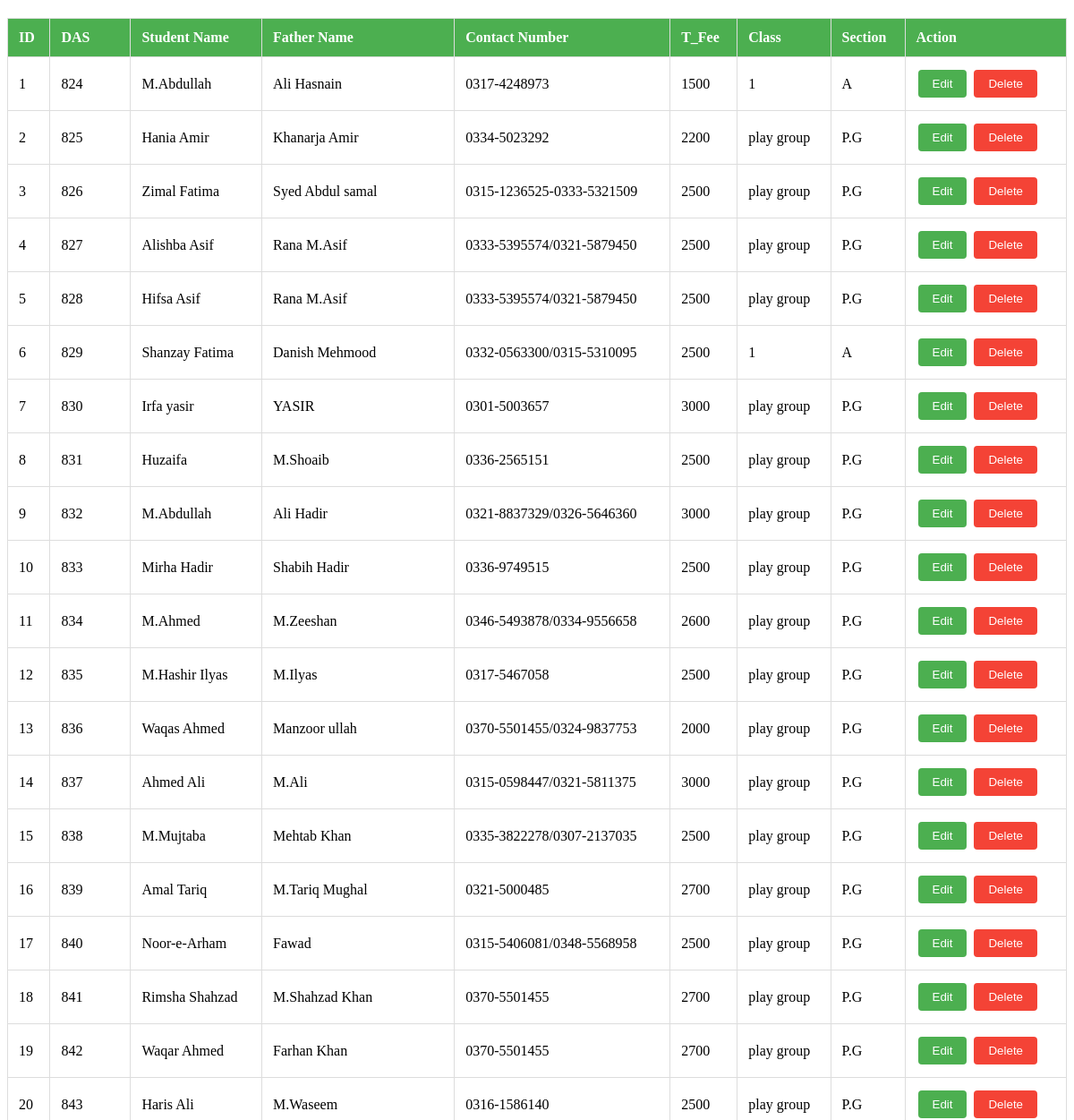
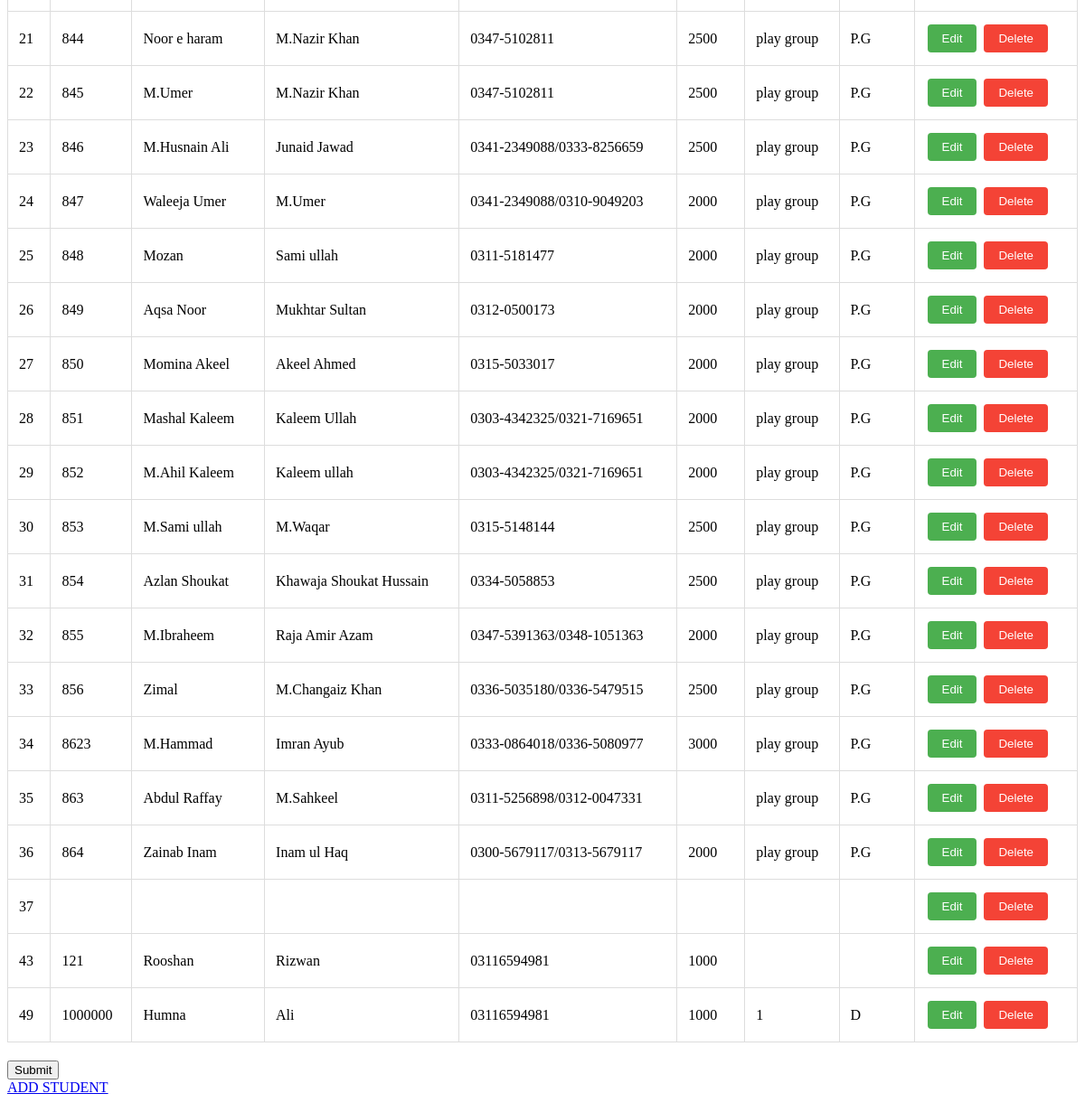
The page /studentsclonedeepsek.php on the database its author committed (2 pictures, top to bottom).
### tables this page shows
CREATE TABLE `student` (
  `id` int(11) NOT NULL,
  `DAS` varchar(255) DEFAULT NULL,
  `student_name` varchar(100) NOT NULL,
  `father_name` varchar(100) NOT NULL,
  `contact_number` varchar(100) NOT NULL,
  `class_id` varchar(100) DEFAULT NULL,
  `T_Fee` varchar(255) DEFAULT NULL,
  `is_deleted` tinyint(1) DEFAULT 0
);

CREATE TABLE `class` (
  `id` int(11) NOT NULL,
  `class_name` varchar(25) DEFAULT NULL,
  `class_sec` varchar(25) DEFAULT NULL
);

### studentsclonedeepsek.php (the view, shortened to what this page needs)
<?php
include 'Master/conection.php';
$sql = "SELECT
    student.*,
    class.class_name,
    class.class_sec
FROM student
LEFT JOIN class ON student.class_id = class.id";
$result = mysqli_query($conn, $sql);
?>
<!DOCTYPE html>
<html lang="en">
<head>
</head>
<body>
    <form action="savestatus.php" method="post" name="submit">
    <table border="1" cellpadding="10">
        <thead>
            <tr>
                <th>ID</th>
                <th>DAS</th>
                <th>Student Name</th>
                <th>Father Name</th>
                <th>Contact Number</th>
                <th>T_Fee</th>
                <th>Class</th>
                <th>Section</th>
                <th>Action</th>
            </tr>
        </thead>
        <tbody>
        <?php
        if (mysqli_num_rows($result) > 0) {
            while ($row = mysqli_fetch_assoc($result)) {
                $student_id = $row['id'];
        ?>
                <tr id="row-<?php echo $student_id; ?>">
                    <td><?php echo $row['id']; ?></td>
                    <td><?php echo $row['DAS']; ?></td>
                    <td><?php echo $row['student_name']; ?></td>
                    <td><?php echo $row['father_name']; ?></td>
                    <td><?php echo $row['contact_number']; ?></td>
                    <td><?php echo $row['T_Fee']; ?></td>
                    <td><?php echo $row['class_name']; ?></td>
                    <td><?php echo $row['class_sec']; ?></td>
                    <td>
                        <button type="button" class="btn btn-edit" onclick="toggleEditForm(<?php echo $student_id; ?>)">Edit</button>
                        <button type="button" class="btn btn-delete" onclick="confirmDelete(<?php echo $student_id; ?>)">Delete</button>
                    </td>
                </tr>
        <?php
            }
        } else {
            echo "<tr><td colspan='10'>No students found</td></tr>";
        }
        ?>
        </tbody>
    </table>
    <input type="submit" placeholder="Save">
    <br>
    <a href="../FRONTEND/addstudents.html">ADD STUDENT</a>
</body>
</html>

### studentsclonedeepsek.php (style rules this page uses)
table { border-collapse: collapse; width: 100%; margin: 20px 0; }
th, td { border: 1px solid #ddd; padding: 12px; text-align: left; }
th { background-color: #4CAF50; color: white; }
.btn { padding: 8px 16px; margin: 2px; border: none; cursor: pointer; border-radius: 4px; text-decoration: none; display: inline-block; }
.btn-edit { background-color: #4CAF50; color: white; }
.btn-delete { background-color: #f44336; color: white; }

### rows shown on the page
student: id "1", DAS "824", student_name "M.Abdullah", father_name "Ali Hasnain", contact_number "0317-4248973", T_Fee "1500", class.class_name "1", class.class_sec "A"
student: id "2", DAS "825", student_name "Hania Amir", father_name "Khanarja Amir", contact_number "0334-5023292", T_Fee "2200", class.class_name "play group", class.class_sec "P.G"
student: id "3", DAS "826", student_name "Zimal Fatima", father_name "Syed Abdul samal", contact_number "0315-1236525-0333-5321509", T_Fee "2500", class.class_name "play group", class.class_sec "P.G"
student: id "4", DAS "827", student_name "Alishba Asif", father_name "Rana M.Asif", contact_number "0333-5395574/0321-5879450", T_Fee "2500", class.class_name "play group", class.class_sec "P.G"
student: id "5", DAS "828", student_name "Hifsa Asif", father_name "Rana M.Asif", contact_number "0333-5395574/0321-5879450", T_Fee "2500", class.class_name "play group", class.class_sec "P.G"
student: id "6", DAS "829", student_name "Shanzay Fatima", father_name "Danish Mehmood", contact_number "0332-0563300/0315-5310095", T_Fee "2500", class.class_name "1", class.class_sec "A"
student: id "7", DAS "830", student_name "Irfa yasir", father_name "YASIR", contact_number "0301-5003657", T_Fee "3000", class.class_name "play group", class.class_sec "P.G"
student: id "8", DAS "831", student_name "Huzaifa", father_name "M.Shoaib", contact_number "0336-2565151", T_Fee "2500", class.class_name "play group", class.class_sec "P.G"
student: id "9", DAS "832", student_name "M.Abdullah", father_name "Ali Hadir", contact_number "0321-8837329/0326-5646360", T_Fee "3000", class.class_name "play group", class.class_sec "P.G"
student: id "10", DAS "833", student_name "Mirha Hadir", father_name "Shabih Hadir", contact_number "0336-9749515", T_Fee "2500", class.class_name "play group", class.class_sec "P.G"
student: id "11", DAS "834", student_name "M.Ahmed", father_name "M.Zeeshan", contact_number "0346-5493878/0334-9556658", T_Fee "2600", class.class_name "play group", class.class_sec "P.G"
student: id "12", DAS "835", student_name "M.Hashir Ilyas", father_name "M.Ilyas", contact_number "0317-5467058", T_Fee "2500", class.class_name "play group", class.class_sec "P.G"
student: id "13", DAS "836", student_name "Waqas Ahmed", father_name "Manzoor ullah", contact_number "0370-5501455/0324-9837753", T_Fee "2000", class.class_name "play group", class.class_sec "P.G"
student: id "14", DAS "837", student_name "Ahmed Ali", father_name "M.Ali", contact_number "0315-0598447/0321-5811375", T_Fee "3000", class.class_name "play group", class.class_sec "P.G"
student: id "15", DAS "838", student_name "M.Mujtaba", father_name "Mehtab Khan", contact_number "0335-3822278/0307-2137035", T_Fee "2500", class.class_name "play group", class.class_sec "P.G"
student: id "16", DAS "839", student_name "Amal Tariq", father_name "M.Tariq Mughal", contact_number "0321-5000485", T_Fee "2700", class.class_name "play group", class.class_sec "P.G"
student: id "17", DAS "840", student_name "Noor-e-Arham", father_name "Fawad", contact_number "0315-5406081/0348-5568958", T_Fee "2500", class.class_name "play group", class.class_sec "P.G"
student: id "18", DAS "841", student_name "Rimsha Shahzad", father_name "M.Shahzad Khan", contact_number "0370-5501455", T_Fee "2700", class.class_name "play group", class.class_sec "P.G"
student: id "19", DAS "842", student_name "Waqar Ahmed", father_name "Farhan Khan", contact_number "0370-5501455", T_Fee "2700", class.class_name "play group", class.class_sec "P.G"
student: id "20", DAS "843", student_name "Haris Ali", father_name "M.Waseem", contact_number "0316-1586140", T_Fee "2500", class.class_name "play group", class.class_sec "P.G"
student: id "21", DAS "844", student_name "Noor e haram", father_name "M.Nazir Khan", contact_number "0347-5102811", T_Fee "2500", class.class_name "play group", class.class_sec "P.G"
student: id "22", DAS "845", student_name "M.Umer", father_name "M.Nazir Khan", contact_number "0347-5102811", T_Fee "2500", class.class_name "play group", class.class_sec "P.G"
student: id "23", DAS "846", student_name "M.Husnain Ali", father_name "Junaid Jawad", contact_number "0341-2349088/0333-8256659", T_Fee "2500", class.class_name "play group", class.class_sec "P.G"
student: id "24", DAS "847", student_name "Waleeja Umer", father_name "M.Umer", contact_number "0341-2349088/0310-9049203", T_Fee "2000", class.class_name "play group", class.class_sec "P.G"
student: id "25", DAS "848", student_name "Mozan", father_name "Sami ullah", contact_number "0311-5181477", T_Fee "2000", class.class_name "play group", class.class_sec "P.G"
student: id "26", DAS "849", student_name "Aqsa Noor", father_name "Mukhtar Sultan", contact_number "0312-0500173", T_Fee "2000", class.class_name "play group", class.class_sec "P.G"
student: id "27", DAS "850", student_name "Momina Akeel", father_name "Akeel Ahmed", contact_number "0315-5033017", T_Fee "2000", class.class_name "play group", class.class_sec "P.G"
student: id "28", DAS "851", student_name "Mashal Kaleem", father_name "Kaleem Ullah", contact_number "0303-4342325/0321-7169651", T_Fee "2000", class.class_name "play group", class.class_sec "P.G"
student: id "29", DAS "852", student_name "M.Ahil Kaleem", father_name "Kaleem ullah", contact_number "0303-4342325/0321-7169651", T_Fee "2000", class.class_name "play group", class.class_sec "P.G"
student: id "30", DAS "853", student_name "M.Sami ullah", father_name "M.Waqar", contact_number "0315-5148144", T_Fee "2500", class.class_name "play group", class.class_sec "P.G"
student: id "31", DAS "854", student_name "Azlan Shoukat", father_name "Khawaja Shoukat Hussain", contact_number "0334-5058853", T_Fee "2500", class.class_name "play group", class.class_sec "P.G"
student: id "32", DAS "855", student_name "M.Ibraheem", father_name "Raja Amir Azam", contact_number "0347-5391363/0348-1051363", T_Fee "2000", class.class_name "play group", class.class_sec "P.G"
student: id "33", DAS "856", student_name "Zimal", father_name "M.Changaiz Khan", contact_number "0336-5035180/0336-5479515", T_Fee "2500", class.class_name "play group", class.class_sec "P.G"
student: id "34", DAS "8623", student_name "M.Hammad", father_name "Imran Ayub", contact_number "0333-0864018/0336-5080977", T_Fee "3000", class.class_name "play group", class.class_sec "P.G"
student: id "35", DAS "863", student_name "Abdul Raffay", father_name "M.Sahkeel", contact_number "0311-5256898/0312-0047331", class.class_name "play group", class.class_sec "P.G"
student: id "36", DAS "864", student_name "Zainab Inam", father_name "Inam ul Haq", contact_number "0300-5679117/0313-5679117", T_Fee "2000", class.class_name "play group", class.class_sec "P.G"
student: id "37"
student: id "43", DAS "121", student_name "Rooshan", father_name "Rizwan", contact_number "03116594981", T_Fee "1000"
student: id "49", DAS "1000000", student_name "Humna", father_name "Ali", contact_number "03116594981", T_Fee "1000", class.class_name "1", class.class_sec "D"
